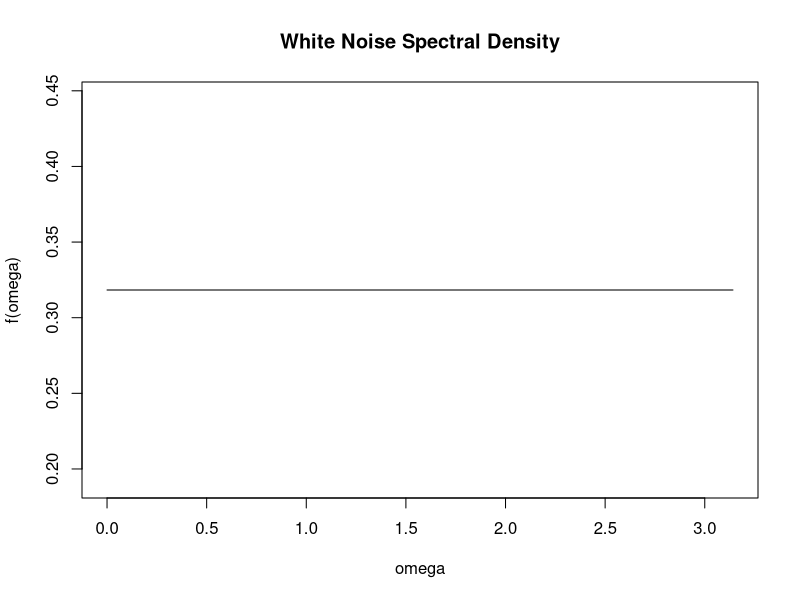
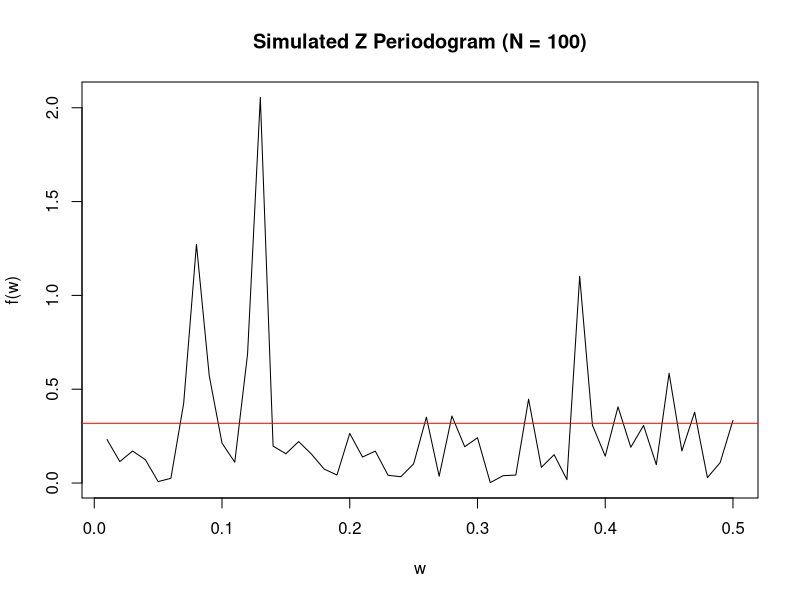
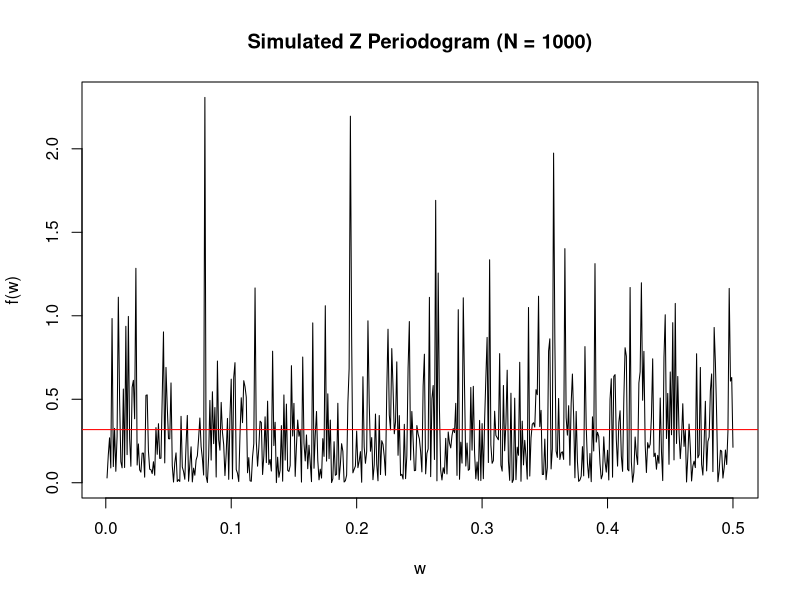
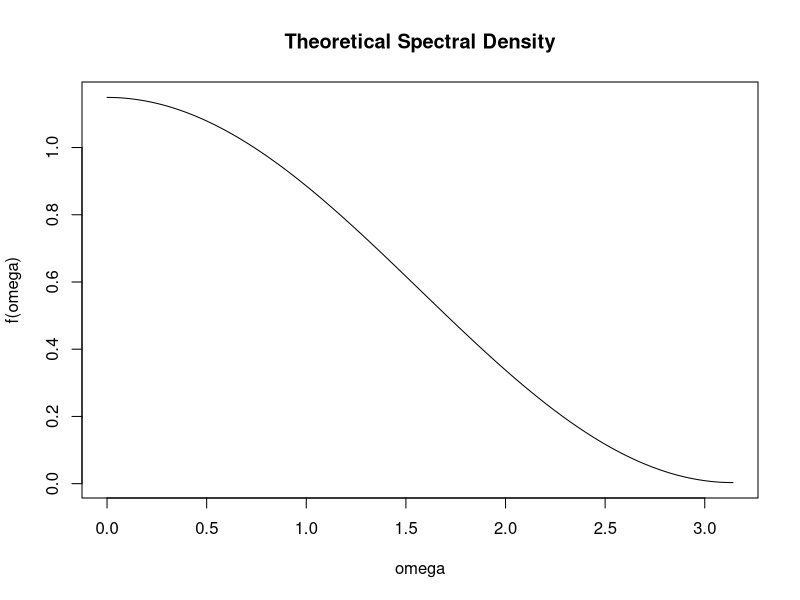
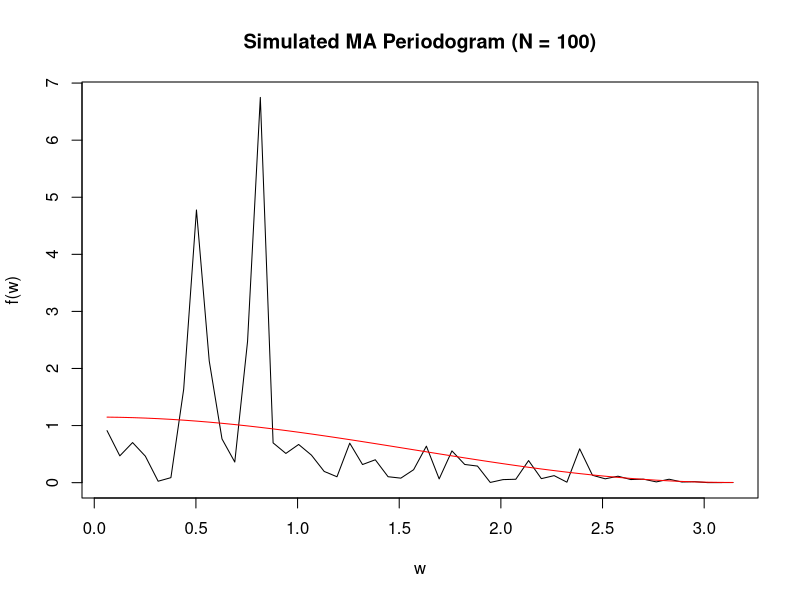
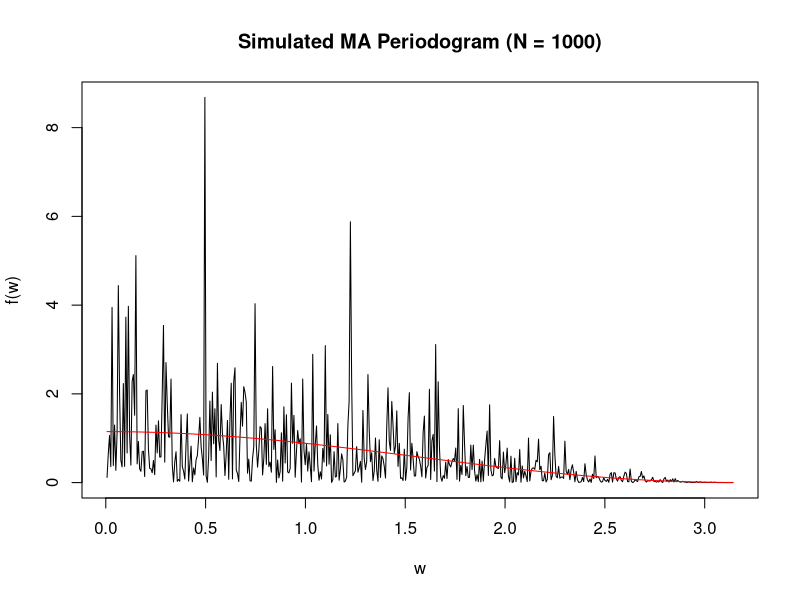
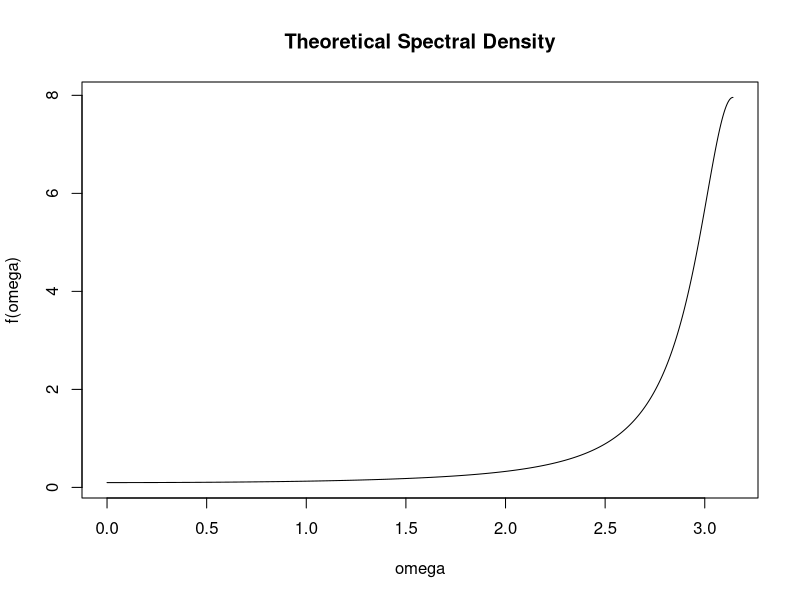
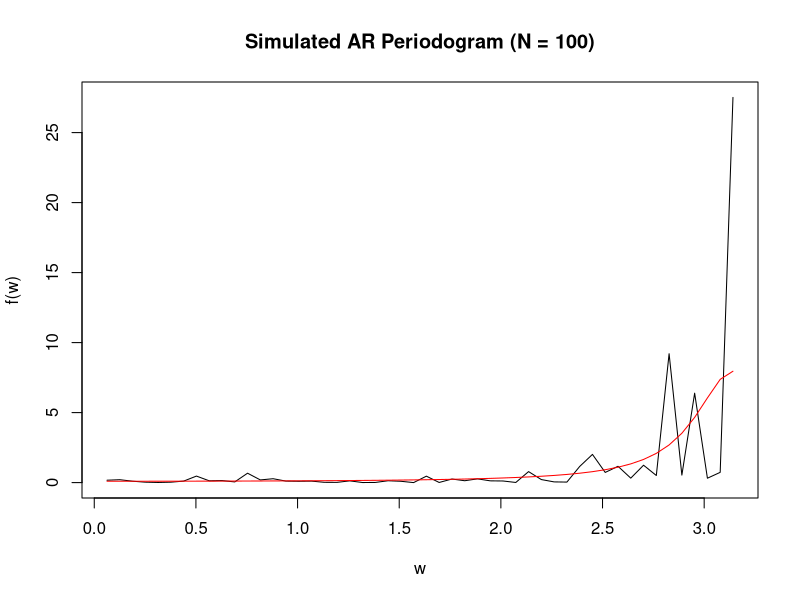

The R script that drew these images, in order:
## ---- chunk 1
knitr::opts_chunk$set(echo = TRUE)
library(zoo)
library(tseries)
library(xts)
library(ggplot2)
library(knitr)
## ---- chunk 2
N = 100
plot(x = seq(from = 0, to = pi, length.out = N), 
     y = rep(1/pi, times = N), type = 'l', main = "White Noise Spectral Density",
     xlab  = "omega", ylab = "f(omega)")
## ---- chunk 3
set.seed(443)
WN = arima.sim(model = list(), n = N)
f_w_WN = spec.pgram(WN, log = "no", plot = F)
plot(y = f_w_WN$spec / pi, x = f_w_WN$freq, type = 'l', 
     ylab = "f(w)", xlab = "w", main = "Simulated Z Periodogram (N = 100)")
abline(h = 1/pi, col = 'red')
## ---- chunk 4
print(c(mean(f_w_WN$spec / pi), 1/pi))
## ---- chunk 5
set.seed(443)
WN = arima.sim(model = list(), n = 1000)
f_w_WN = spec.pgram(WN, log = "no", plot = F)
plot(y = f_w_WN$spec / pi, x = f_w_WN$freq, type = 'l', 
     ylab = "f(w)", xlab = "w", main = "Simulated Z Periodogram (N = 1000)")
abline(h = 1/pi, col = 'red')
## ---- chunk 6
print(c(mean(f_w_WN$spec / pi), 1/pi))
## ---- chunk 7
f = function(omega){
  (1/pi)*(1.81 + 1.8*cos(omega))
}
omega = seq(from = 0, to = pi, length.out = 10*N)

plot(omega, f(omega), main = "Theoretical Spectral Density", type = 'l')
## ---- chunk 8
set.seed(443)
MA = arima.sim(model = list(ma = 1), n = 100, sd = 1)
f_w_MA = spec.pgram(MA, log = "no", plot = F)
plot(y = f_w_MA$spec / pi, x = f_w_MA$freq*(2*pi), type = 'l', 
     ylab = "f(w)", xlab = "w", main = "Simulated MA Periodogram (N = 100)")
lines(x = f_w_MA$freq*(2*pi), y = f(f_w_MA$freq*(2*pi)), col = 'red')
## ---- chunk 9
set.seed(443)
MA = arima.sim(model = list(ma = 1), n = 1000,sd = 1)
f_w_MA = spec.pgram(MA, log = "no", plot = F)
plot(y = f_w_MA$spec / pi, x = f_w_MA$freq*(2*pi), type = 'l', 
     ylab = "f(w)", xlab = "w", main = "Simulated MA Periodogram (N = 1000)")
lines(x = f_w_MA$freq*(2*pi), y = f(f_w_MA$freq*(2*pi)), col = 'red')
## ---- chunk 10
f <- function(omega){
  1 / (pi*(1 + 1.6*cos(omega) + 0.8^2))
}
## ---- chunk 11
omega = seq(from = 0, to = pi, length.out = 10*N)

plot(omega, f(omega), main = "Theoretical Spectral Density", type = 'l')
## ---- chunk 12
set.seed(443)
AR = arima.sim(model = list(ar = -0.8), n = 100, sd = 1)
f_w_AR = spec.pgram(AR, log = "no", plot = F)
plot(y = f_w_AR$spec / pi, x = f_w_AR$freq*(2*pi), type = 'l', 
     ylab = "f(w)", xlab = "w", main = "Simulated AR Periodogram (N = 100)")
lines(x = f_w_AR$freq*(2*pi), y = f(f_w_AR$freq*(2*pi)), col = 'red')
## ---- chunk 13
set.seed(443)
AR = arima.sim(model = list(ar = -0.8), n = 1000, sd = 1)
f_w_AR = spec.pgram(AR, log = "no", plot = F)
plot(y = f_w_AR$spec / pi, x = f_w_AR$freq*(2*pi), type = 'l', 
     ylab = "f(w)", xlab = "w", main = "Simulated AR Periodogram (N = 100)")
lines(x = f_w_AR$freq*(2*pi), y = f(f_w_AR$freq*(2*pi)), col = 'red')
